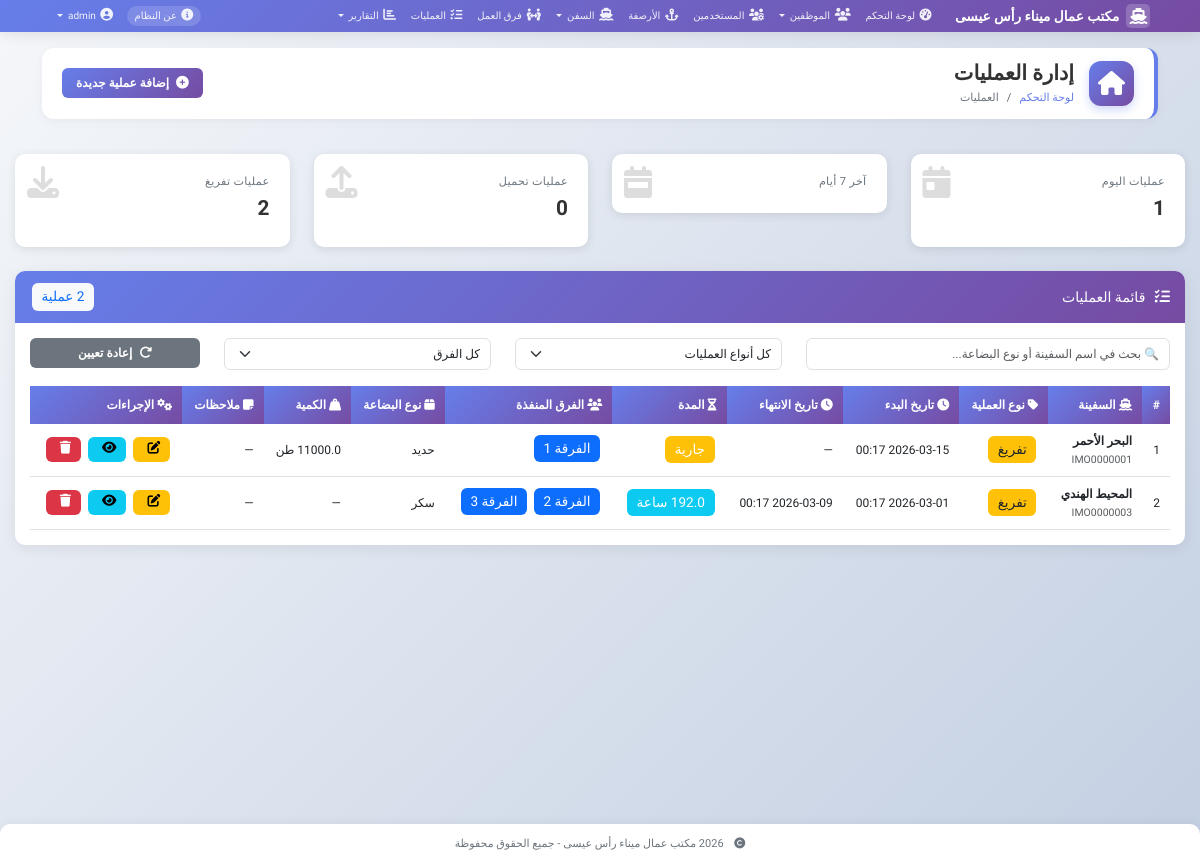
The page /operations (signed in) on the database as committed earlier.
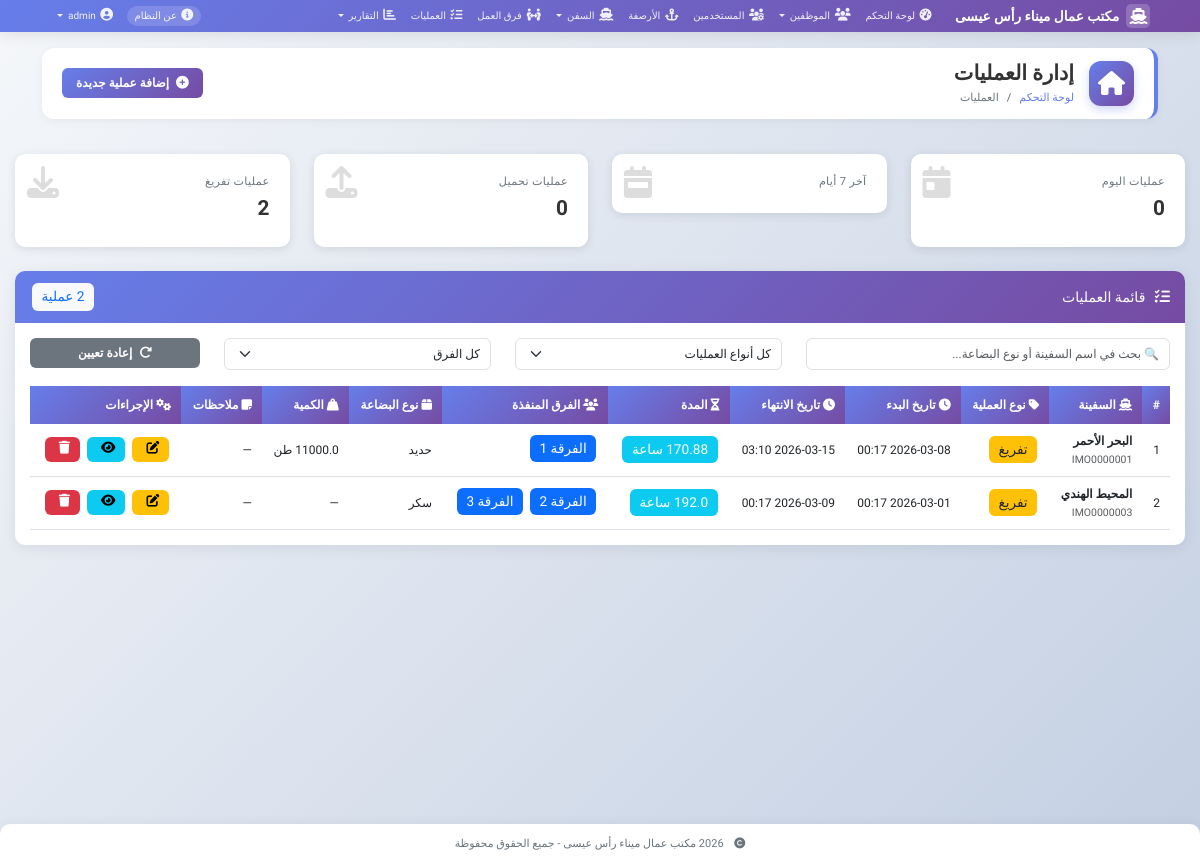
The same page on the database as committed later.
### models.py (models this page shows, shortened)
class ShipOperation(db.Model):
    __tablename__ = 'ship_operations'
    id = db.Column(db.Integer, primary_key=True)
    ship_id = db.Column(db.Integer, db.ForeignKey('ships.id'), nullable=False)
    operation_type = db.Column(db.String(50), nullable=False)
    start_time = db.Column(db.DateTime, nullable=False)
    end_time = db.Column(db.DateTime)
    cargo_type = db.Column(db.String(100))
    cargo_quantity = db.Column(db.Float)
    notes = db.Column(db.Text)
    ship = db.relationship('Ship')
    operation_teams = db.relationship('OperationTeam', back_populates='operation', cascade='all, delete-orphan')
    @property
    def duration(self):
        if self.end_time and self.start_time:
            delta = self.end_time - self.start_time
            return round(delta.total_seconds() / 3600, 2)  # بالساعات
        return None
    @property
    def duration_text(self):
        if self.duration:
            hours = int(self.duration)
            minutes = int((self.duration - hours) * 60)
            if hours > 0 and minutes > 0:
                return f"{hours} ساعة {minutes} دقيقة"
            elif hours > 0:
                return f"{hours} ساعة"
            elif minutes > 0:
                return f"{minutes} دقيقة"
        return '—'

class Ship(db.Model):
    __tablename__ = 'ships'
    id = db.Column(db.Integer, primary_key=True)
    name = db.Column(db.String(100), nullable=False)
    imo_number = db.Column(db.String(20), unique=True, nullable=False)
    flag = db.Column(db.String(50), nullable=False)
    ship_type = db.Column(db.String(50), nullable=False)
    length = db.Column(db.Float)
    width = db.Column(db.Float)
    draft = db.Column(db.Float)
    cargo_capacity = db.Column(db.Float)
    arrival_date = db.Column(db.DateTime, nullable=False)
    departure_date = db.Column(db.DateTime)
    berth_number = db.Column(db.String(10))
    status = db.Column(db.String(20), default='arrived')
    notes = db.Column(db.Text)

class OperationTeam(db.Model):
    __tablename__ = 'operation_teams'
    id = db.Column(db.Integer, primary_key=True)
    operation_id = db.Column(db.Integer, db.ForeignKey('ship_operations.id'), nullable=False)
    team_id = db.Column(db.Integer, db.ForeignKey('teams.id'), nullable=False)
    created_at = db.Column(db.DateTime, default=datetime.utcnow)
    operation = db.relationship('ShipOperation', back_populates='operation_teams')
    team = db.relationship('Team', back_populates='operation_teams')

class Team(db.Model):
    __tablename__ = 'teams'
    id = db.Column(db.Integer, primary_key=True)
    name = db.Column(db.String(100), nullable=False)
    team_type = db.Column(db.String(50), nullable=False)
    leader_id = db.Column(db.Integer, db.ForeignKey('employees.id'), nullable=True)
    created_at = db.Column(db.DateTime, default=datetime.utcnow)
    is_active = db.Column(db.Boolean, default=True)
    members = db.relationship('Employee', foreign_keys='Employee.team_id', back_populates='team')
    leader = db.relationship('Employee', foreign_keys=[leader_id])
    operation_teams = db.relationship('OperationTeam', back_populates='team', cascade='all, delete-orphan')

### app.py (the view)
@app.route('/operations')
@login_required
def operation_list():
    operations = ShipOperation.query.order_by(ShipOperation.start_time.desc()).all()
    from sqlalchemy import func
    today = datetime.now().date()
    stats = {
        'total': len(operations),
        'today': ShipOperation.query.filter(
            func.date(ShipOperation.start_time) == today
        ).count(),
        'loading': ShipOperation.query.filter_by(operation_type='تحميل').count(),
        'unloading': ShipOperation.query.filter_by(operation_type='تفريغ').count()
    }
    return render_template('operations/list.html', operations=operations, stats=stats)

### app.py (called while the page is built)
@app.context_processor
def inject_now():
    from datetime import datetime
    return {'now': datetime.now}

@login_manager.user_loader
def load_user(user_id):
    return User.query.get(int(user_id))

### models.py (called while the page is built)
    def is_admin(self):
        return self.role == 'admin'

### templates/operations/list.html (shortened to what the changed rows need)
{% extends "base.html" %}
{% block content %}
<div class="row mb-4">
    <div class="col-md-3">
        <div class="stat-card">
            <i class="fas fa-calendar-day stat-icon"></i>
            <div class="stat-title">عمليات اليوم</div>
            <div class="stat-value" id="todayCount">{{ stats.today if stats else 0 }}</div>
        </div>
    </div>
</div>
<div class="card">
    <div class="card-body">
        <div class="table-responsive">
            <table class="table table-hover" id="operationsTable">
                <thead>
                    <tr>
                        <th>#</th>
                        <th><i class="fas fa-ship"></i> السفينة</th>
                        <th><i class="fas fa-tag"></i> نوع العملية</th>
                        <th><i class="fas fa-clock"></i> تاريخ البدء</th>
                        <th><i class="fas fa-clock"></i> تاريخ الانتهاء</th>
                        <th><i class="fas fa-hourglass-half"></i> المدة</th>
                        <th><i class="fas fa-users"></i> الفرق المنفذة</th>
                        <th><i class="fas fa-box"></i> نوع البضاعة</th>
                        <th><i class="fas fa-weight-hanging"></i> الكمية</th>
                        <th><i class="fas fa-sticky-note"></i> ملاحظات</th>
                        {% if current_user.is_admin() %}
                        <th><i class="fas fa-cogs"></i> الإجراءات</th>
                        {% endif %}
                    </tr>
                </thead>
                <tbody>
                    {% for op in operations %}
                    <tr>
                        <td>{{ loop.index }}</td>
                        <td>
                            <strong>{{ op.ship.name if op.ship else '—' }}</strong>
                            <br>
                            <small class="text-muted">{{ op.ship.imo_number if op.ship else '' }}</small>
                        </td>
                        <td>
                            {% if op.operation_type == 'تحميل' %}
                                <span class="badge bg-success">{{ op.operation_type }}</span>
                            {% elif op.operation_type == 'تفريغ' %}
                                <span class="badge bg-warning text-dark">{{ op.operation_type }}</span>
                            {% elif op.operation_type == 'صيانة' %}
                                <span class="badge bg-info">{{ op.operation_type }}</span>
                            {% elif op.operation_type == 'تزويد وقود' %}
                                <span class="badge bg-danger">{{ op.operation_type }}</span>
                            {% else %}
                                <span class="badge bg-secondary">{{ op.operation_type }}</span>
                            {% endif %}
                        </td>
                        <td>{{ op.start_time.strftime('%Y-%m-%d %H:%M') }}</td>
                        <td>{{ op.end_time.strftime('%Y-%m-%d %H:%M') if op.end_time else '—' }}</td>
                        <td>
                            {% if op.duration %}
                                <span class="badge bg-info" title="{{ op.duration_text }}">
                                    {{ op.duration }} ساعة
                                </span>
                            {% else %}
                                <span class="badge bg-warning">جارية</span>
                            {% endif %}
                        </td>
                        <td>
                            {% for ot in op.operation_teams %}
                                <span class="badge bg-primary mb-1" title="قائد: {{ ot.team.leader.name if ot.team.leader else 'لا يوجد' }}">
                                    {{ ot.team.name }}
                                </span>
                            {% else %}
                                <span class="text-muted">—</span>
                            {% endfor %}
                        </td>
                        <td>{{ op.cargo_type or '—' }}</td>
                        <td>
                            {% if op.cargo_quantity %}
                                {{ op.cargo_quantity }} طن
                            {% else %}
                                —
                            {% endif %}
                        </td>
                        <td>
                            {% if op.notes %}
                            <i class="fas fa-comment text-muted" title="{{ op.notes }}"></i>
                            {% else %}
                            —
                            {% endif %}
                        </td>
                        {% if current_user.is_admin() %}
                        <td class="action-buttons">
                            <a href="{{ url_for('edit_operation', id=op.id) }}" class="btn btn-sm btn-warning" title="تعديل">
                                <i class="fas fa-edit"></i>
                            </a>
                            <button type="button" class="btn btn-sm btn-info" title="عرض التفاصيل"
                                    onclick="showOperationDetails({{ op.id }})">
                                <i class="fas fa-eye"></i>
                            </button>
                            <a href="{{ url_for('delete_operation', id=op.id) }}" class="btn btn-sm btn-danger"
                               onclick="return confirm('⚠️ هل أنت متأكد من حذف هذه العملية؟\nسيتم حذف جميع الفرق المرتبطة بها')" title="حذف">
                                <i class="fas fa-trash"></i>
                            </a>
                        </td>
                        {% endif %}
                    </tr>
                    {% endfor %}
                </tbody>
            </table>
        </div>
    </div>
</div>
{% endblock %}

Rows that differ between the two databases and show on the page:
changed ShipOperation "حديد": start_time "2026-03-15 00:17" → "2026-03-08 00:17"; end_time "—" → "2026-03-15 03:10"; end_time "جارية" → "ساعة"
Other text that changed with them:
{{ stats.today if stats else 0 }}: "1" → "0"
